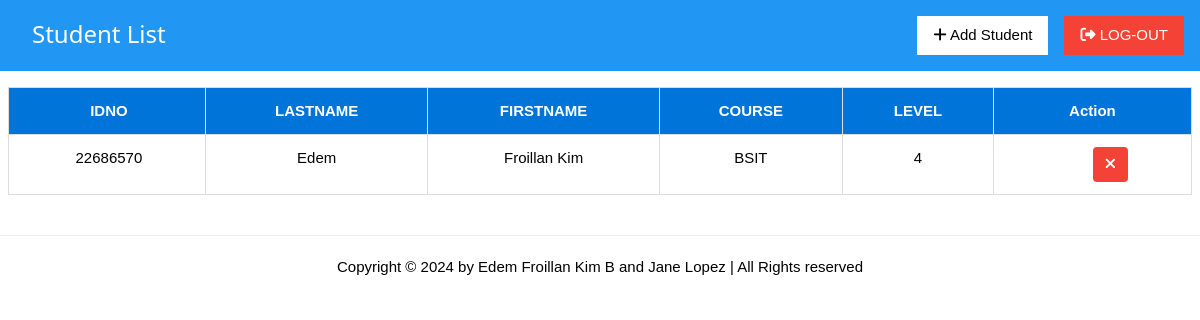
The page /students (signed in) on the database as committed earlier.
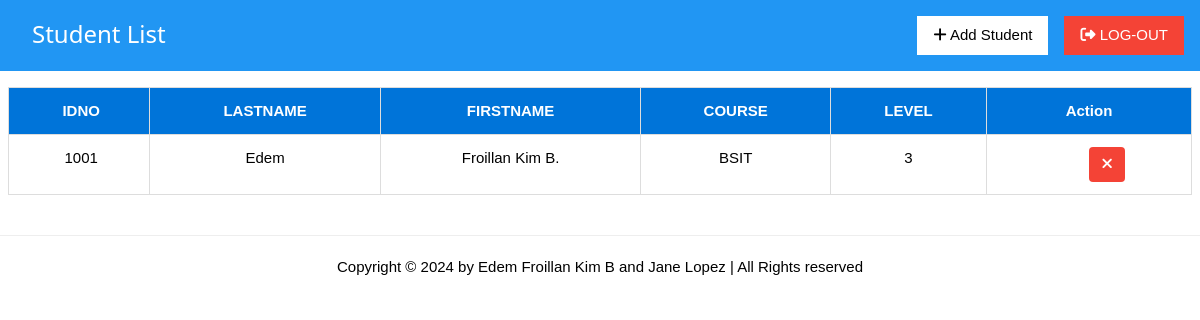
The same page on the database as committed later.
### tables this page shows
CREATE TABLE students (
                    id INTEGER PRIMARY KEY AUTOINCREMENT,
                    idno varchar(10) UNIQUE,
                    firstname varchar(50),
                    lastname varchar(50),
                    course varchar(10),
                    level varchar(5),
                    image TEXT,
                    qrcode TEXT
);

### app.py (the view)
@app.route('/students')
def student_list():
    if 'username' in session:
        pagetitle = "Student List"
        return render_template('studentlist.html',
                               data=getall_records('students'),
                               pagetitle=pagetitle,
                               users=get_users())
    else:
        flash("Please log in first!", "warning")
        return redirect(url_for('login'))

### app.py (called while the page is built)
@app.after_request
def after_request(response):
    response.headers['Cache-Control'] = 'no-store, no-cache, must-revalidate, post-check=0, pre-check=0, max-age=0'
    response.headers['Pragma'] = 'no-cache'
    response.headers['Expires'] = '-1'
    if 'username' not in session:
        response.headers['Cache-Control'] = 'no-store'
        response.headers['Pragma'] = 'no-cache'
        response.headers['Expires'] = '-1'
    return response

def get_users() -> object:
    return getall_records('students')

### dbhelper.py (called while the page is built)
def getprocess(sql: str, params=()) -> list:
    db = connect(database)
    cursor = db.cursor()
    cursor.row_factory = Row
    try:
        cursor.execute(sql, params)
        data = cursor.fetchall()
        return data
    finally:
        cursor.close()
        db.close()

def getall_records(table: str) -> list:
    sql = f'SELECT * FROM `{table}`'
    return getprocess(sql)

### templates/studentlist.html (shortened to what this page needs)
{% extends 'base.html' %}
{% block content %}
<div class='w3-container w3-blue w3-margin-bottom header'>
    <h3 class="w3-left w3-margin-left w3-margin-top">{{ pagetitle }}</h3>
    <nav class="navbar">
        <a href="/logout" class="w3-button w3-red w3-right w3-margin-top w3-margin-bottom" id="logout">
            <i class="fa fa-sign-out-alt"></i> LOG-OUT
        </a>
        <a href="/addstudent" class="w3-right w3-button w3-margin-right w3-white w3-margin-top" id="add">
            <i class="fa fa-plus"></i> Add Student
        </a>
    </nav>
</div>
<div class="w3-row-padding" id="main_container">
    <div class="w3-full">
        <table class="w3-table-all styled-table" id="table">
            <thead>
                <tr id="tr1">
                    <th class="w3-center">IDNO</th>
                    <th class="w3-center">LASTNAME</th>
                    <th class="w3-center">FIRSTNAME</th>
                    <th class="w3-center">COURSE</th>
                    <th class="w3-center">LEVEL</th>
                    <th class="w3-center">Action</th>
                </tr>
            </thead>
            <tbody>
                {% for user in users %}
                <tr id="tr2">
                    <td class="w3-center" data-cell="IDNO:">
                        <a>{{ user["idno"] }}</a>
                    </td>
                    <td class="w3-center" data-cell="LASTNAME:">{{ user["lastname"] }}</td>
                    <td class="w3-center" data-cell="FIRSTNAME:">{{ user["firstname"] }}</td>
                    <td class="w3-center" data-cell="COURSE:">{{ user["course"] }}</td>
                    <td class="w3-center" data-cell="LEVEL:">{{ user["level"] }}</td>
                    <td class="w3-center" data-cell="ACTION:">
                        <button class="w3-button"></button>
                        <button class="w3-button w3-red delete-btn delete" onclick="openCustomAlert('{{ user['idno'] }}')">
                            <i class="fas fa-times"></i>
                        </button>
                    </td>
                </tr>
                {% endfor %}
            </tbody>
        </table>
    </div>
</div>
{% endblock %}

### templates/base.html (shortened to what this page needs)
<!DOCTYPE html>
<html>
	<head>
		<link rel='stylesheet' href="../static/css/style.css">
		<link rel="stylesheet" href="{{ url_for('static', filename='font-awesome/css/all.min.css') }}">
	</head>
	<body>
	    <div>
	        {% block content %}
	        {% endblock %}
	    </div>
	    <hr>
	    <footer class="w3-center">
            <div class="footer-box">
	    	<p>Copyright &copy; 2024 by Edem Froillan Kim B and Jane Lopez | All Rights reserved</p>
        </div>
        </footer>
	</body>
</html>

### static/css/style.css (style rules this page uses)
html { box-sizing:border-box }
*,*:before,*:after { box-sizing:inherit }
html { -ms-text-size-adjust:100%;-webkit-text-size-adjust:100% }
body { margin:0 }
article,aside,details,figcaption,figure,footer,header,main,menu,nav,section { display:block }
a { background-color:transparent }
hr { box-sizing:content-box;height:0;overflow:visible }
button,input,select,textarea,optgroup { font:inherit;margin:0 }
button,input { overflow:visible }
button,select { text-transform:none }
button,[type=button],[type=reset],[type=submit] { -webkit-appearance:button }
html,body { font-family:Verdana,sans-serif;font-size:15px;line-height:1.5 }
html { overflow-x:hidden }
h3 { font-size:24px }
h1,h2,h3,h4,h5,h6 { font-family:"Segoe UI",Arial,sans-serif;font-weight:400;margin:10px 0 }
hr { border:0;border-top:1px solid #eee;margin:20px 0 }
a { color:inherit }
.w3-table,.w3-table-all { border-collapse:collapse;border-spacing:0;width:100%;display:table }
.w3-table-all { border:1px solid #ccc }
.w3-bordered tr,.w3-table-all tr { border-bottom:1px solid #ddd }
.w3-table-all tr:nth-child(odd) { background-color:#fff }
.w3-table td,.w3-table th,.w3-table-all td,.w3-table-all th { padding:8px 8px;display:table-cell;text-align:left;vertical-align:top }
.w3-table th:first-child,.w3-table td:first-child,.w3-table-all th:first-child,.w3-table-all td:first-child { padding-left:16px }
.w3-btn,.w3-button { border:none;display:inline-block;padding:8px 16px;vertical-align:middle;overflow:hidden;text-decoration:none;color:inherit;background-color:inherit;text-align:center;cursor:pointer;white-space:nowrap }
.w3-btn,.w3-button { -webkit-touch-callout:none;-webkit-user-select:none;-khtml-user-select:none;-moz-user-select:none;-ms-user-select:none;user-select:none }
.w3-container:after,.w3-container:before,.w3-panel:after,.w3-panel:before,.w3-row:after,.w3-row:before,.w3-row-padding:after,.w3-row-padding:before, .w3-cell-row:before,.w3-cell-row:after,.w3-clear:after,.w3-clear:before,.w3-bar:before,.w3-bar:after { content:"";display:table;clear:both }
.w3-row-padding,.w3-row-padding>.w3-half,.w3-row-padding>.w3-third,.w3-row-padding>.w3-twothird,.w3-row-padding>.w3-threequarter,.w3-row-padding>.w3-quarter,.w3-row-padding>.w3-col { padding:0 8px }
.w3-container,.w3-panel { padding:0.01em 16px }
.w3-center { text-align:center!important }
.w3-margin-top { margin-top:16px!important }
.w3-margin-bottom { margin-bottom:16px!important }
.w3-margin-left { margin-left:16px!important }
.w3-margin-right { margin-right:16px!important }
.w3-left { float:left!important }
.w3-right { float:right!important }
.w3-blue,.w3-hover-blue:hover { color:#fff!important;background-color:#2196F3!important }
.w3-red,.w3-hover-red:hover { color:#fff!important;background-color:#f44336!important }
.w3-white,.w3-hover-white:hover { color:#000!important;background-color:#fff!important }
.styled-table { width: 100%; border-collapse: collapse; font-family: Arial, sans-serif; margin-bottom: 20px; }
.styled-table th, .styled-table td { padding: 12px; border: 1px solid #ddd; text-align: left; }
.styled-table th { background-color: #0074D9; color: white; font-weight: bold; }
.styled-table .delete-btn { background-color: #ff4d4d; color: white; padding: 6px 12px; border: none; cursor: pointer; border-radius: 4px; }
.styled-table .delete-btn i { text-align: center; }

Rows that differ between the two databases and show on the page:
removed students: idno "22686570", lastname "Edem", firstname "Froillan Kim", course "BSIT", level "4"
added students: idno "1001", lastname "Edem", firstname "Froillan Kim B.", course "BSIT", level "3"
